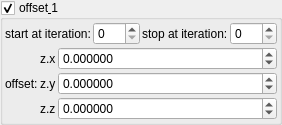
    <widget class="MyGroupBox" name="groupCheck_transf_function_enabledC_false">
     <property name="toolTip">
      <string/>
     </property>
     <property name="title">
      <string>offset&amp; 1</string>
     </property>
     <property name="checkable">
      <bool>true</bool>
     </property>
     <layout class="QVBoxLayout" name="verticalLayout_34" stretch="0,0">
      <property name="spacing">
       <number>2</number>
      </property>
      <property name="leftMargin">
       <number>2</number>
      </property>
      <property name="topMargin">
       <number>2</number>
      </property>
      <property name="rightMargin">
       <number>2</number>
      </property>
      <property name="bottomMargin">
       <number>2</number>
      </property>
      <item>
       <layout class="QHBoxLayout" name="horizontalLayout_28" stretch="0,1,0,1">
        <item>
         <widget class="QLabel" name="label_108">
          <property name="text">
           <string>start at iteration:</string>
          </property>
         </widget>
        </item>
        <item>
         <widget class="MySpinBox" name="spinboxInt_transf_multiplier_start_iter_2">
          <property name="sizePolicy">
           <sizepolicy hsizetype="Minimum" vsizetype="Maximum">
            <horstretch>0</horstretch>
            <verstretch>0</verstretch>
           </sizepolicy>
          </property>
          <property name="minimum">
           <number>0</number>
          </property>
          <property name="maximum">
           <number>999</number>
          </property>
          <property name="value">
           <number>0</number>
          </property>
         </widget>
        </item>
        <item>
         <widget class="QLabel" name="label_80">
          <property name="text">
           <string>stop at iteration:</string>
          </property>
         </widget>
        </item>
        <item>
         <widget class="MySpinBox" name="spinboxInt_transf_multiplier_stop_iter_2">
          <property name="sizePolicy">
           <sizepolicy hsizetype="Preferred" vsizetype="Maximum">
            <horstretch>0</horstretch>
            <verstretch>0</verstretch>
           </sizepolicy>
          </property>
          <property name="maximum">
           <number>999</number>
          </property>
         </widget>
        </item>
       </layout>
      </item>
      <item>
       <layout class="QGridLayout" name="gridLayout_22" columnstretch="0,0,1">
        <property name="spacing">
         <number>2</number>
        </property>
        <item row="1" column="1">
         <widget class="QLabel" name="label_139">
          <property name="text">
           <string notr="true">z.y</string>
          </property>
         </widget>
        </item>
        <item row="2" column="1">
         <widget class="QLabel" name="label_140">
          <property name="text">
           <string notr="true">z.z</string>
          </property>
         </widget>
        </item>
        <item row="0" column="1">
         <widget class="QLabel" name="label_141">
          <property name="text">
           <string notr="true">z.x</string>
          </property>
         </widget>
        </item>
        <item row="0" column="2">
         <widget class="MyDoubleSpinBox" name="spinbox3_transf_offsetA_000_x">
          <property name="sizePolicy">
           <sizepolicy hsizetype="Minimum" vsizetype="Maximum">
            <horstretch>0</horstretch>
            <verstretch>0</verstretch>
           </sizepolicy>
          </property>
          <property name="prefix">
           <string/>
          </property>
          <property name="suffix">
           <string/>
          </property>
          <property name="decimals">
           <number>6</number>
          </property>
          <property name="minimum">
           <double>-99.989999999999995</double>
          </property>
          <property name="maximum">
           <double>99.989999999999995</double>
          </property>
          <property name="singleStep">
           <double>0.100000000000000</double>
          </property>
         </widget>
        </item>
        <item row="1" column="2">
         <widget class="MyDoubleSpinBox" name="spinbox3_transf_offsetA_000_y">
          <property name="sizePolicy">
           <sizepolicy hsizetype="Minimum" vsizetype="Maximum">
            <horstretch>0</horstretch>
            <verstretch>0</verstretch>
           </sizepolicy>
          </property>
          <property name="prefix">
           <string/>
          </property>
          <property name="suffix">
           <string/>
          </property>
          <property name="decimals">
           <number>6</number>
          </property>
          <property name="minimum">
           <double>-99.989999999999995</double>
          </property>
          <property name="maximum">
           <double>99.989999999999995</double>
          </property>
          <property name="singleStep">
           <double>0.100000000000000</double>
          </property>
         </widget>
        </item>
        <item row="2" column="2">
         <widget class="MyDoubleSpinBox" name="spinbox3_transf_offsetA_000_z">
          <property name="sizePolicy">
           <sizepolicy hsizetype="Minimum" vsizetype="Maximum">
            <horstretch>0</horstretch>
            <verstretch>0</verstretch>
           </sizepolicy>
          </property>
          <property name="prefix">
           <string/>
          </property>
          <property name="suffix">
           <string/>
          </property>
          <property name="decimals">
           <number>6</number>
          </property>
          <property name="minimum">
           <double>-99.989999999999995</double>
          </property>
          <property name="maximum">
           <double>99.989999999999995</double>
          </property>
          <property name="singleStep">
           <double>0.100000000000000</double>
          </property>
         </widget>
        </item>
        <item row="0" column="0" rowspan="3">
         <widget class="QLabel" name="label_116">
          <property name="text">
           <string>offset:</string>
          </property>
         </widget>
        </item>
       </layout>
      </item>
     </layout>
    </widget>
